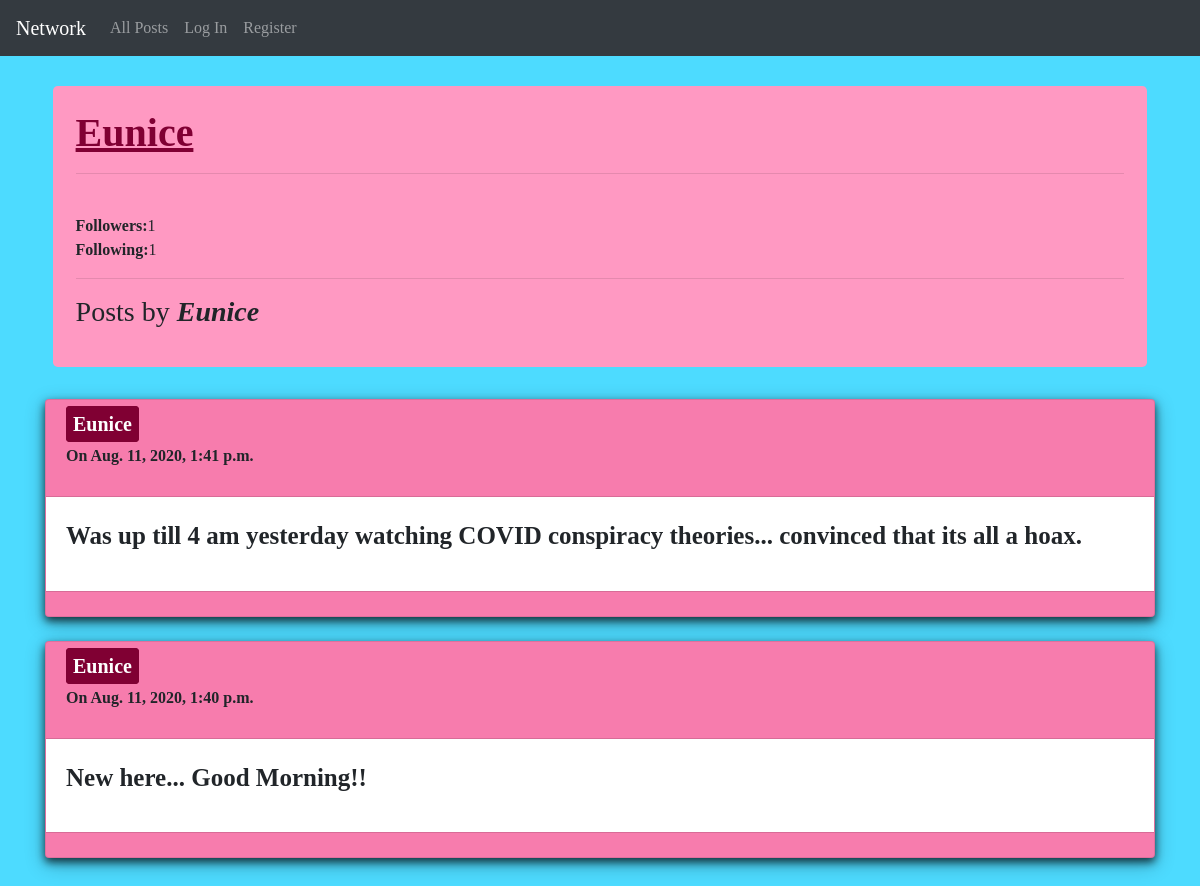
Page /profile/Eunice on the committed database.
### network/models.py (models this page shows, shortened)
class Blogpost(models.Model):
    username = models.CharField(max_length=64)
    content = models.TextField()
    timestamp = models.DateTimeField(auto_now_add=True)
    likes = models.IntegerField()

### network/views.py (the view)
# urls.py: path("profile/<str:uname>",views.profilepage,name="profilepage"),
def profilepage(request,uname):
    try:
        userposts = Blogpost.objects.filter(username=uname)
        userposts = userposts.order_by("-timestamp").all()
        paginator = Paginator(userposts, 10) # Show 25 contacts per page.
        page_number = request.GET.get('page')
        page_obj = paginator.get_page(page_number)
    except:
        userposts = None
    try:
        if Followinfo.objects.filter(username=uname,follower=request.user.username):
            is_follow = True
        else:
            is_follow = False
    except:
        is_follow = False
    try:
        followerlist = Followinfo.objects.filter(username=uname)
        followers = followerlist.count()
    except:
        followers = 0
    try:
        followinglist = Followinfo.objects.filter(follower=uname)
        following=followinglist.count()
    except:
        following = 0
    try:
        likeslist = Like.objects.filter(likedby=request.user.username)
        likedids = []
        for l in likeslist:
            likedids.append(l.postid)
    except:
        likedids =  None
    cuser=[]
    cuser.append(request.user.username)
    return render(request,'network/profilepage.html',
    {
        'page_obj': page_obj,
        'profilename': uname,
        'isfollow': is_follow,
        "followers":followers,
        "following":following,
        "likedids":likedids,
        "cuser":cuser
        })

### network/templates/network/profilepage.html (shortened to what this page needs)
{% extends "network/index.html" %}
{% block pname %}
<div class="top">
<h1 class="pname"><u><b>{{profilename}}</b></u></h1>
<hr>
<div id="followdiv">
    <div>
        <br>
        <p><b>Followers:</b>{{followers}}<br>
        <b>Following:</b>{{following}}</p>
        <hr>
    </div>
</div>
</div>
{% endblock %}
{% block allorprofile %}
<h3><p>Posts by <b><cite>{{profilename}}</cite></b> </p></h3>
{% endblock %}

### network/templates/network/index.html (shortened to what this page needs)
{% extends "network/layout.html" %}
{% block body %}
<div class="jumbotron" id="jumbo">
    {% block pname %}{% endblock %}
{% if not page_obj %}
    <p>No posts yet!!!</p>
    {% else %}
    {% block allorprofile %}{% endblock %}
    {% endif %}
</div>
<div class="container" id="posts">
  {% block forposts %}
    {% for bpost in page_obj %}
    <div class="card">
    <div class="card-header">
    <h5><a class="userurl" href="{% url 'profilepage' bpost.username %}"><b>{{bpost.username}}<b></a></a></h5>
    <p>On {{bpost.timestamp}}</p>
    </div>
    <div class="card-body" id="card-body-{{bpost.id}}">
        <p>{{bpost.content}}</p>
    </div>
    <div class="card-footer" id="likes-{{bpost.id}}">
    </div>
    </div>
    <br>
    {% endfor %}
    {% endblock %}
</div>
{% endblock %}

### network/static/network/styles.css (style rules this page uses)
body { background-color: #4ddbff; font-family: cursive; }
#jumbo { padding: 2%; margin-left: 2%; margin-right: 2%; background-color: #ff99c2; }
.userurl { color: white; font-weight: 800; padding: 5px; background-color: #800033; border-style: solid; border-color: #800033; border-width: 2px; border-radius: 4px; }
.card { box-shadow: 0 4px 8px 0 rgba(0, 0, 0, 0.7), 0 6px 20px 0 rgba(0, 0, 0, 0.3); background-color: #ff80b3; font-family: times; }
.card-body { background-color: white; font-family: times; font-size: 25px; font-weight: bold; }
.pname { color: #800033; font-family: times; }

### rows in the picture
Blogpost: username "Eunice", timestamp "Aug. 11, 2020, 1:41 p.m.", content "Was up till 4 am yesterday watching COVID conspiracy theories... convinced that its all a hoax."
Blogpost: username "Eunice", timestamp "Aug. 11, 2020, 1:40 p.m.", content "New here... Good Morning!!"

### other values in the picture
{{ profilename }} "Eunice"
{{ followers }} "1"
{{ following }} "1"
